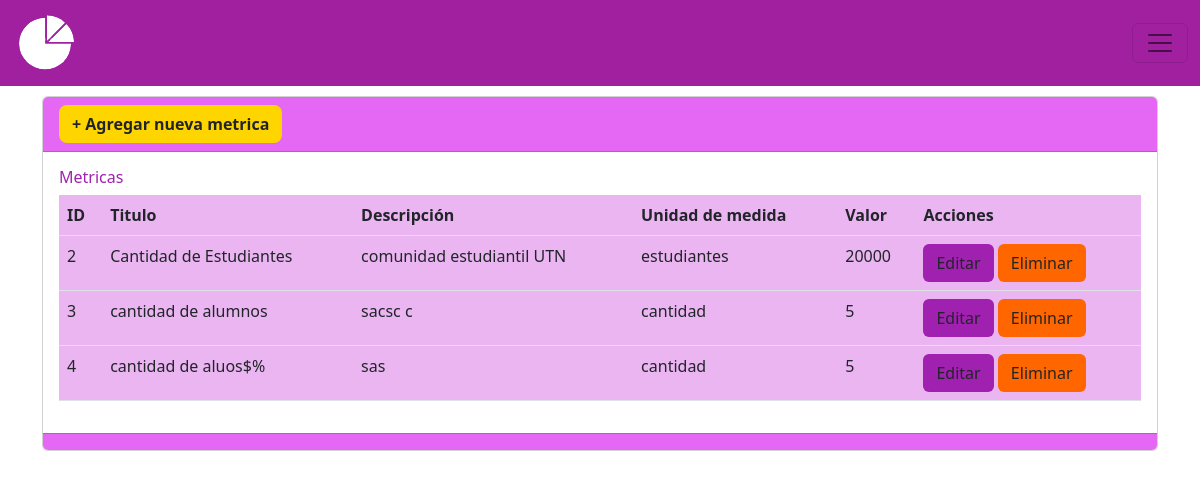
The app's page /metricas, older data.
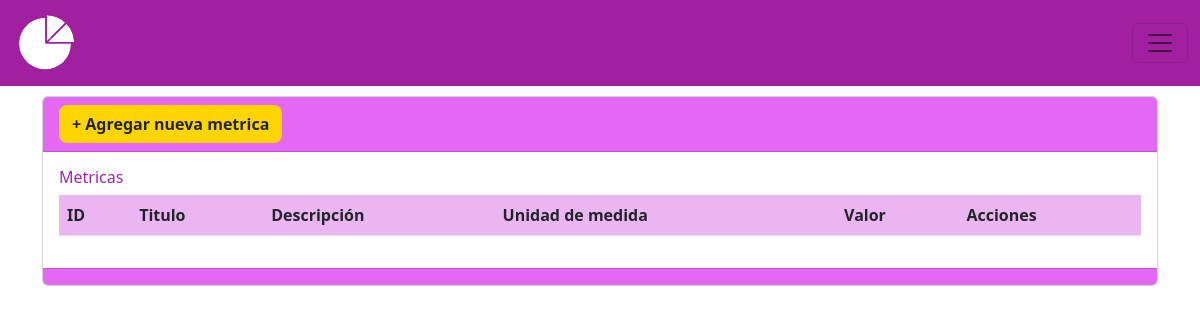
The same page, newer data.
### MIReApp/models.py (models this page shows, shortened)
class Metrica(models.Model):
    id = models.AutoField(primary_key=True)
    titulo = models.CharField(max_length=100,
                              verbose_name='Titulo',
                              unique= True,
                              validators= [
                                  RegexValidator(regex= r'^[a-zA-Z\s]*$',
                                                 message="El nombre no puede contener caracteres especiales.",
                                                 code='invalid_nombre')
                              ])
    descripcion = models.TextField(max_length=100, verbose_name='Descripcion', null=True)
    unidad_medida = models.CharField(max_length=100,
                                        verbose_name='Unidad de Medida',
                                        unique= True,
                                        validators= [
                                            RegexValidator(regex= r'^[a-zA-Z\s]*$',
                                                            message="La unidad de medida no puede contener caracteres especiales",
                                                            code='invalid_nombre')
                                        ])
    valor = models.IntegerField(verbose_name='Valor', validators=[MinValueValidator(0, message="El valor no puede ser negativo")], default=0)
    frecuencia = models.CharField(max_length=10, choices=FRECUENCIAS, default='Anual')

### MIReApp/views.py (the view)
# urls.py: path('metricas', views.metricas, name='metricas'),
def metricas(request):#el renderizado se hace acá, por eso tenemos el libro incrustado en el index, eso se soluciona acá
    metricas = Metrica.objects.all()
    return render(request, 'metricas/index.html', {'metrica': metricas})

### MIReApp/templates/metricas/index.html (shortened to what this page needs)
{% extends "base.html" %}
{% block contenido %}
    <div class="card">
        <div class="card-header" style="background-color: #e468f4;">
            <a name="" id="" class="btn fw-bold rounded-3" style="background-color: #ffd500;" href="{% url 'crear' %}">+ Agregar nueva metrica</a>
        </div>
        <div class="card-body">
            <h6 class="card-title">Metricas</h6>
            <div class="table-responsive">
                <table class="table" style="background-color: #eab5f1;">
                    <thead>
                        <tr>
                            <th scope="col">ID</th>
                            <th scope="col">Titulo</th>
                            <th scope="col">Descripción</th>
                            <th scope="col">Unidad de medida</th>
                            <th scope="col">Valor</th>
                            <th scope="col">Acciones</th>
                        </tr>
                    </thead>
                    <tbody>
                        {% for metri in metrica %}
                        <tr class="">
                            <td scope="row">{{ metri.id }}</td>
                            <td>{{ metri.titulo }}</td>
                            <td>{{ metri.descripcion }}</td>
                            <td>{{ metri.unidad_medida }}</td>
                            <td>{{ metri.valor }}</td>
                            <td>
                                <a name="" id="" class="btn" style="background-color: #a020b0;" href="{% url 'editar' metri.id %}">Editar</a>
                                <a name="" id="" class="btn" style="background-color: #f60;" href="{% url 'eliminar' metri.id %}" role="button">Eliminar</a>
                            </td>
                        </tr>
                        {% endfor %}
                    </tbody>
                </table>
            </div>
        </div>
        <div class="card-footer text-muted" style="background-color: #e468f4;">
        </div>
    </div>
{% endblock %}

### MIReApp/templates/base.html (shortened to what this page needs)
{% load static %}
<!doctype html>
<html lang="en">
<head>
  <link type="text/css" href='{% static "css/base.css" %}' rel="stylesheet"/>
  <link href="https://cdn.jsdelivr.net/npm/bootstrap@5.2.1/dist/css/bootstrap.min.css" rel="stylesheet"
>
</head>
<body>
  <nav class="navbar bg-body-tertiary fixed-top" style="background-color: #a020a0;">
    <div class="container-fluid">
      <a class="nav-item nav-link fw-bold " style="color: #a020a0;" href="{% url 'inicio' %}" aria-current="page">
      <img src="/../static/images/grafiquita.png" class="rounded-3"></a>
      <button class="navbar-toggler" type="button" data-bs-toggle="offcanvas" data-bs-target="#offcanvasNavbar" aria-controls="offcanvasNavbar" aria-label="Toggle navigation" >
        <span class="navbar-toggler-icon"></span>
      </button>
    </div>
    </nav>
    <div class="container">
        <div class="row">
            <div class="col-12">
              <br>
              <br>
              <br>
              <br>
              {% block contenido %} {% endblock %}
            </div>
        </div>
    </div>
</body>
</html>

### MIReApp/static/css/base.css (style rules this page uses)
html, body { margin: 0; width: 100%; height: 100%; font-family: 'Dosis', sans-serif; font-weight: 300; -webkit-user-select: none; -moz-user-select: none; -ms-user-select: none; user-select: none; }
button { color:rgb(255, 255, 255); background-color: #e468f4 }
h6 { color: #A020B0; font-size: 10px; text-align: justify; }

Row changes from the older to the newer data that the page shows:
removed Metrica: id "2", titulo "Cantidad de Estudiantes", descripcion "comunidad estudiantil UTN", unidad_medida "estudiantes", valor "20000"
removed Metrica: id "3", titulo "cantidad de alumnos", descripcion "sacsc c", unidad_medida "cantidad", valor "5"
removed Metrica: id "4", titulo "cantidad de aluos$%", descripcion "sas", unidad_medida "cantidad", valor "5"
